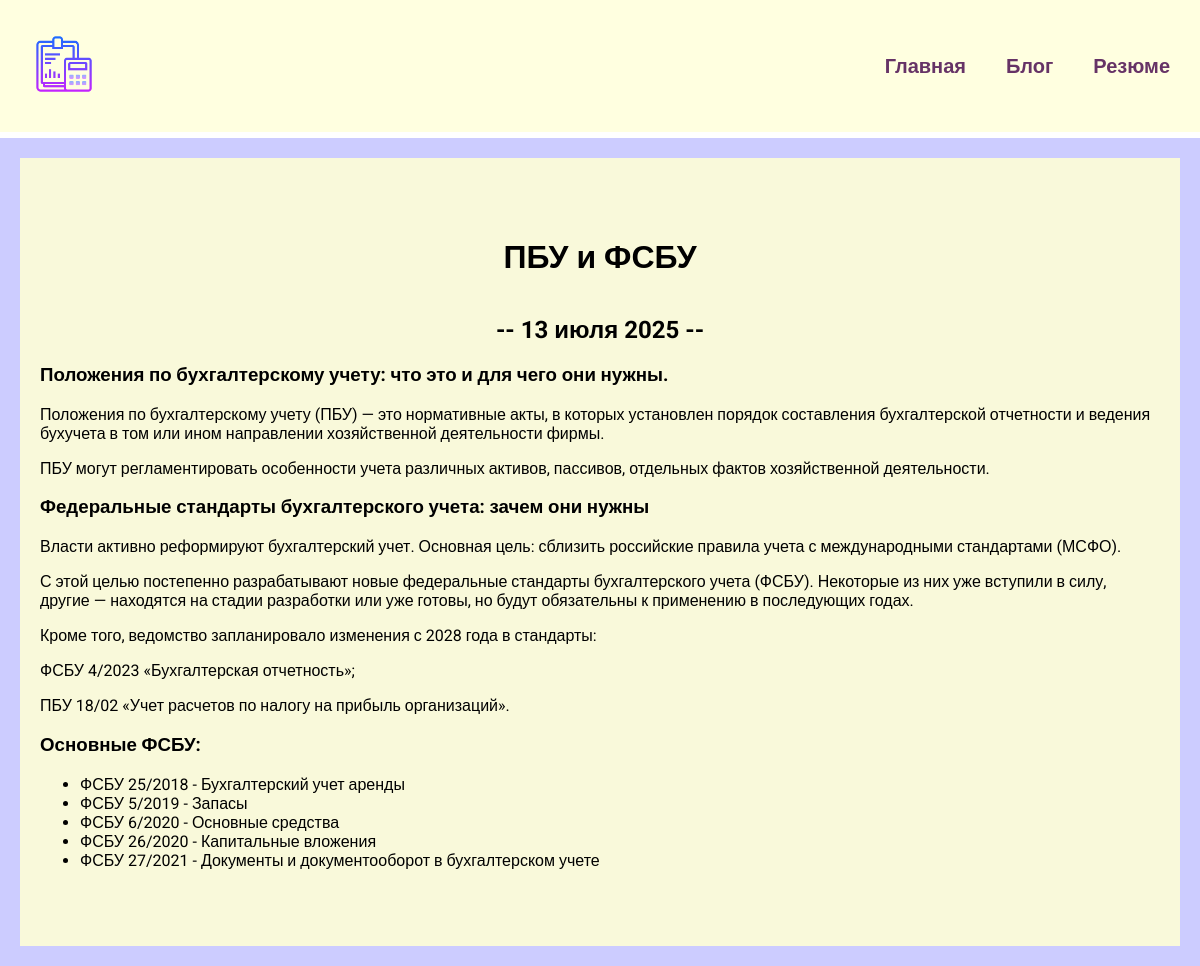
The app's page /blog/2/ with its own data.
### blog/models.py (models this page shows, shortened)
class Blog(models.Model):
    title = models.CharField(max_length=200)
    description = models.TextField()
    date = models.DateField()

### blog/views.py (the view)
# urls.py: path('<int:blog_id>/', views.detail, name="detail")
def detail(request, blog_id):
    blog = get_object_or_404(Blog, pk=blog_id)
    return render(request, 'blog/details.html', {'blog': blog})

### blog/templates/blog/details.html
{% extends 'skills/base.html' %}
{% block content %}
<div class="detail">
    <h1>{{ blog.title }}</h1>
    <h2>--  {{ blog.date|date:'j E Y'}} --</h2>
    {{ blog.description|safe }}
</div>
{% endblock %}

### skills/static/css/style.css (style rules this page uses)
body { font-family: "Roboto", sans-serif; background: #ccccff; padding: 0; margin: 0; }
h1 { text-align: center; margin: 60px 0 40px; }
h2 { text-align: center; margin: 20px 0; }
.detail { background: #f9f9da; padding: 20px 20px 60px; box-sizing: border-box; }

### records on screen
Blog: title "ПБУ и ФСБУ", date "13 июля 2025", description "Положения по бухгалтерскому учету: что это и для чего они нужны. Положения по бухгалтерскому учету (ПБУ) — это нормативные акты, в которых установлен порядок составления бухгалтерской отчетности и ведения бухучета в том или ином направлении хозяйственной деятельности фирмы. ПБУ могут регламентировать особенности учета различных активов, пассивов, отдельных фактов хозяйственной деятельности. Федеральные стандарты бухгалтерского учета: зачем они нужны Власти активно реформируют бухгалтерский учет. Основная цель: сблизить российские правила учета с международными стандартами (МСФО). С этой целью постепенно разрабатывают новые федеральные стандарты бухгалтерского учета (ФСБУ). Некоторые из них…"
